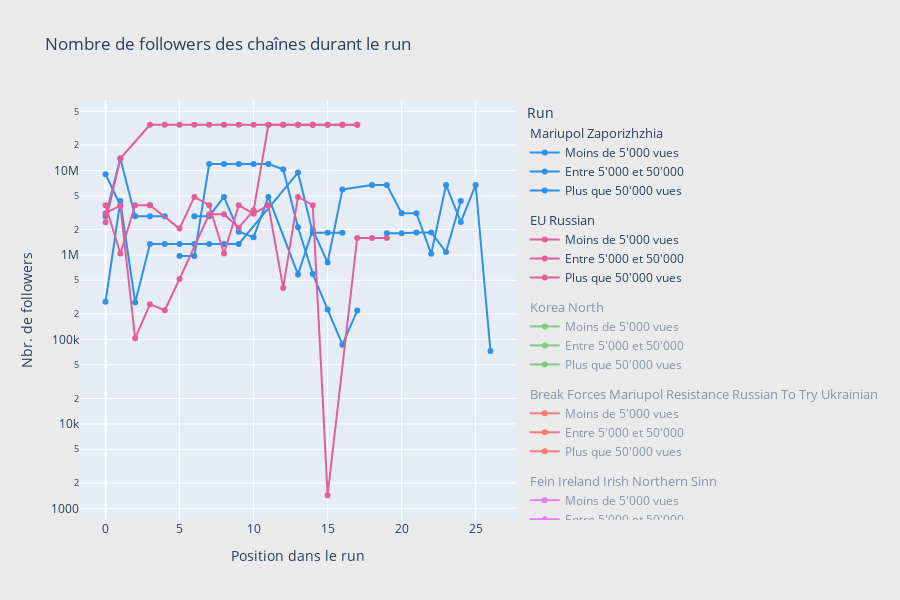

Here is the notebook cell this chart was saved with:
### Markdown cell above
### Nombre de followers des chaînes durant le run

### Code cell
fig = go.Figure()
i = 0

color_map = {id: i for i, id in enumerate(df_out['theme_id'].unique())}
for name, group in df_out.groupby('walk'):
    # select only the data for the current runs
    runs_of_interest = df_out[df_out['theme_id'] == group['theme_id'].values[0]].sort_values("walk")

    # Get mappins for walk_id to its view category
    walk_id = runs_of_interest[runs_of_interest['video_id_in_run']==0].sort_values("nb_views",ascending=True).walk.reset_index(drop=True)
    names = {walk_id[0]:"Moins de 5'000 vues", walk_id[1]:"Entre 5'000 et 50'000", walk_id[2]:"Plus que 50'000 vues"}

    customdata = []
    group.apply(lambda row: customdata.append([row['nb_sub'], row['theme'], row['walk']]), axis=1)
    fig.add_trace(go.Scatter(
        x=group['video_id_in_run'],
        y=group['nb_sub'],
        mode='lines+markers',
        marker={'color': px.colors.qualitative.Dark24[color_map[group['theme_id'].values[0]]]},
        customdata=customdata,
        hovertemplate='Nbr. de followers: %{customdata[0]:d}<br>Thème: %{customdata[1]}<br>Run: %{customdata[2]}',
        visible='legendonly' if i >= 6 else None,
        name=names[group['walk'].values[0]],
        legendgroup=group['theme_id'].values[0],
        legendgrouptitle=dict(text=group['theme'].values[0])
    ))
    i += 1

fig.update_yaxes(type='log')
fig.update_layout(
    legend_title='Run',
    title='Nombre de followers des chaînes durant le run',
    xaxis_title='Position dans le run',
    yaxis_title='Nbr. de followers',
    height=600,
    paper_bgcolor="rgb(234, 234, 234)"
)
fig.write_html('plots/p5_nb_sub.html')
fig.show()
